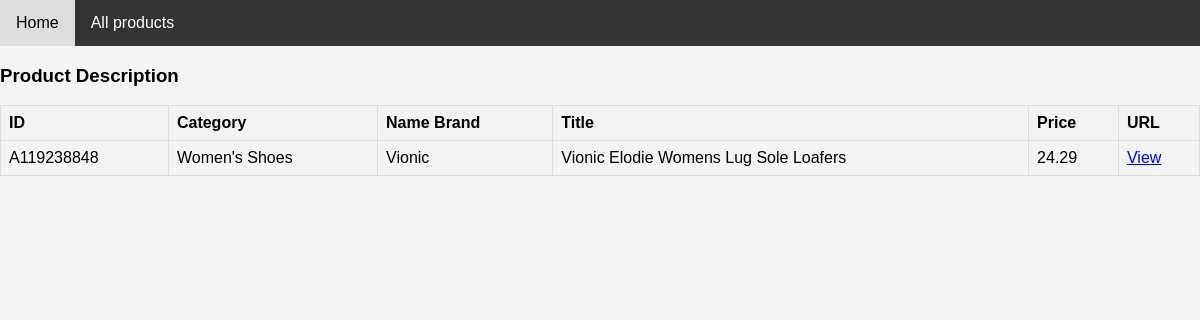
The app's page /products/22/ with its own data.
### product/models.py (models this page shows)
class Product(models.Model):
    product_id = models.TextField(blank=False)
    category = models.ForeignKey(ProductCategory, on_delete=models.CASCADE)
    brand_name = models.CharField(max_length=70, default='Product brand')
    name = models.CharField(max_length=500, default='Product title')
    price = models.DecimalField(max_digits=10, decimal_places=2, default='0,00')
    product_url = models.TextField(max_length=100, default='Default url')

class ProductCategory(models.Model):
    name = models.CharField(max_length=70)
    def __str__(self):
        return self.name

### product/views.py (the view)
# urls.py: path('<int:pid>/', product_description, name='product_description'),
def product_description(request, pid):
    product = get_object_or_404(Product, id=pid)
    return render(request, 'product/product_description.html', context={'product': product})

### product/templates/product/product_description.html (shortened to what this page needs)
{% extends 'ui/base.html' %}
{% block content %}
{% load static %}
<link rel="stylesheet" href="{% static 'product/style.css' %}">
    <h3>Product Description</h3>
    <table>
        <tr>
            <th>ID</th>
            <th>Category</th>
            <th>Name Brand</th>
            <th>Title</th>
            <th>Price</th>
            <th>URL</th>
        </tr>
        <tr>
            {% if product.id %}
                <td>{{ product.product_id }}</td>
                <td>{{ product.category }}</td>
                <td>{{ product.brand_name }}</td>
                <td>{{ product.name }}</td>
                <td>{{ product.price }}</td>
                <td><a href="{{ product.product_url }}" target="_blank">View</a></td>
            {% else %}
                <p>Error: Product has been deleted!</p>
            {% endif %}
        </tr>
      </table>
{% endblock %}

### ui/static/ui/style.css (style rules this page uses)
body { font-family: Arial, sans-serif; background-color: #f4f4f4; margin: 0; padding: 0; }

### product/static/product/style.css (style rules this page uses)
body { font-family: Arial, sans-serif; background-color: #f4f4f4; margin: 0; padding: 0; }
table { border-collapse: collapse; width: 100%; }
th, td { border: 1px solid #ddd; padding: 8px; text-align: left; }
th { background-color: #f2f2f2; }

### records on screen
Product: product_id "A119238848", category "Women's Shoes", brand_name "Vionic", name "Vionic Elodie Womens Lug Sole Loafers", price "24.29"
